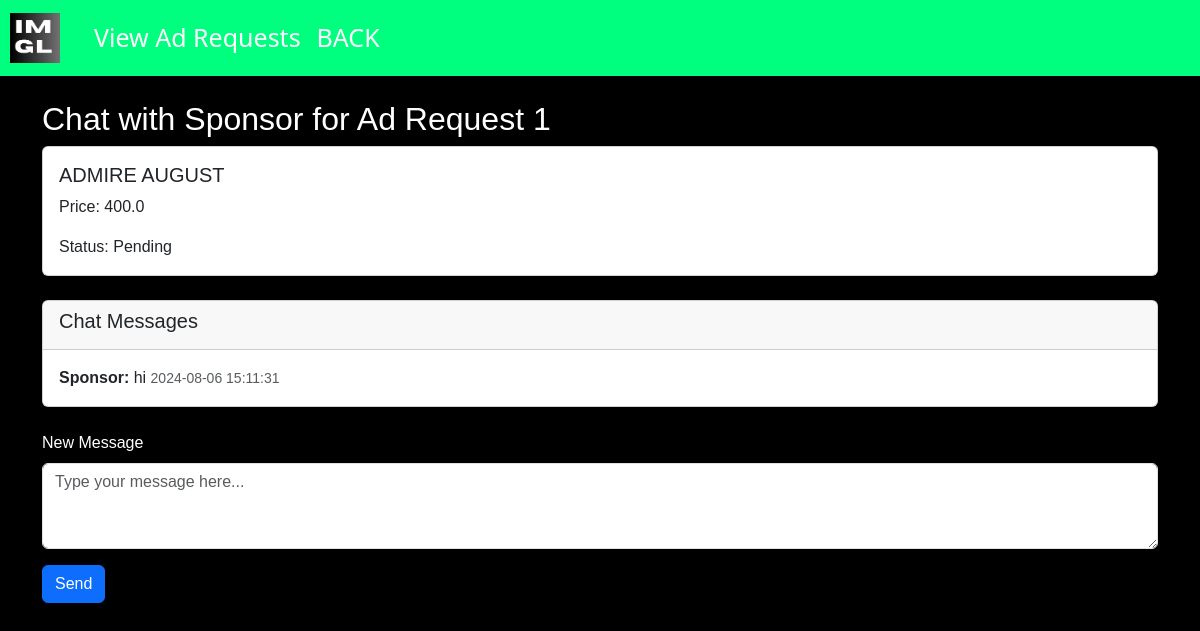
Page /influencer/chat/1 (signed in) on the committed database.
### models.py (models this page shows, shortened)
class AdRequest(db.Model):
    __tablename__ = 'ad_requests'
    id = db.Column(db.Integer, primary_key=True)
    campaign_id = db.Column(db.Integer, db.ForeignKey('ad_campaigns.id'), nullable=False)
    influencer_id = db.Column(db.String(36), db.ForeignKey('influencers.influencer_id'), nullable=False)
    sponcer_id = db.Column(db.Integer, db.ForeignKey('sponcers.id'), nullable=False)
    price = db.Column(db.Float, nullable=False)
    status = db.Column(db.String(20), nullable=False, default='Pending')
    campaign = db.relationship('AdCampaign', backref='ad_requests')
    sponcer = db.relationship('Sponcer', backref='ad_requests')
    influencer = db.relationship('Influencer', backref='ad_requests')

class AdCampaign(db.Model):
    __tablename__ = 'ad_campaigns'
    id = db.Column(db.Integer, primary_key=True)
    sponcer_id = db.Column(db.Integer, db.ForeignKey('sponcers.id'), nullable=False)
    name = db.Column(db.String(120), nullable=False)
    description = db.Column(db.Text, nullable=True)
    start_date = db.Column(db.Date, nullable=False)
    end_date = db.Column(db.Date, nullable=False)
    budget = db.Column(db.Float, nullable=False)
    picture = db.Column(db.String(255), nullable=True)  # Field to store picture URL or filename

class ChatMessage(db.Model):
    __tablename__ = 'chat_messages'
    id = db.Column(db.Integer, primary_key=True)
    ad_request_id = db.Column(db.Integer, db.ForeignKey('ad_requests.id'), nullable=False)
    campaign_id = db.Column(db.Integer, db.ForeignKey('ad_campaigns.id'), nullable=False)
    sender_id = db.Column(db.Integer, nullable=False)
    receiver_id = db.Column(db.Integer, nullable=False)
    text = db.Column(db.Text, nullable=False)
    timestamp = db.Column(db.DateTime, default=db.func.current_timestamp(), nullable=False)
    ad_request = db.relationship('AdRequest', backref='chat_messages')
    campaign = db.relationship('AdCampaign', backref='chat_messages')

### influencer.py (the view, shortened to what this page needs)
@influencer.route('/chat/<int:request_id>', methods=['GET', 'POST'])
def chat(request_id):
    if 'influencer_id' not in session:
        flash('Please log in first', 'danger')
        return redirect(url_for('influencer.ilogin'))
    ad_request = AdRequest.query.get_or_404(request_id)
    chat_messages = ChatMessage.query.filter_by(ad_request_id=request_id).order_by(ChatMessage.timestamp.asc()).all()
    return render_template('chat.html', ad_request=ad_request, chat_messages=chat_messages)

### templates/chat.html (shortened to what this page needs)
<!DOCTYPE html>
<html lang="en">
<head>
    <link href="https://cdn.jsdelivr.net/npm/bootstrap@5.3.3/dist/css/bootstrap.min.css" rel="stylesheet">
    <link rel="stylesheet" href="{{ url_for('static', filename='infbase.css') }}">
</head>
<body>
    <nav class="navbar navbar-expand-lg navbar-light bg-light custom-navbar">
        <a class="navbar-brand" href="{{ url_for('home') }}">
            <img class="navbar-logo" src="{{ url_for('static', filename='logo.png') }}" width="50" height="50" alt="Logo">
        </a>
        <div class="collapse navbar-collapse" id="navbarNav">
            <ul class="navbar-nav">
                <li class="nav-item">
                    <a class="nav-link" href="{{ url_for('influencer.view_ad_requests') }}">View Ad Requests</a>
                </li>
                <li class="nav-item">
                    <a class="nav-link" href="{{ url_for('influencer.dashboard') }}">BACK</a>
                </li>
            </ul>
        </div>
    </nav>
    <div class="container mt-4">
        <h2>Chat with Sponsor for Ad Request {{ ad_request.id }}</h2>
        <div class="card mb-4">
            <div class="card-body">
                <h5 class="card-title">{{ ad_request.campaign.name }}</h5>
                <p class="card-text">Price: {{ ad_request.price }}</p>
                <p class="card-text">Status: {{ ad_request.status }}</p>
            </div>
        </div>
        <div class="card mb-4">
            <div class="card-header">
                <h5 class="card-title">Chat Messages</h5>
            </div>
            <div class="card-body">
                <div class="messages">
                    {% for chat in chat_messages %}
                        <div class="message {% if chat.sender_id == ad_request.influencer_id %}text-end{% endif %}">
                            <strong>{{ chat.sender_id == ad_request.influencer_id and 'You' or 'Sponsor' }}:</strong> {{ chat.text }}
                            <small class="text-muted">{{ chat.timestamp }}</small>
                        </div>
                    {% endfor %}
                </div>
            </div>
        </div>
        <form action="{{ url_for('influencer.chat', request_id=ad_request.id) }}" method="post">
            <div class="mb-3">
                <label for="message" class="form-label">New Message</label>
                <textarea class="form-control" id="message" name="message" rows="3" placeholder="Type your message here..." required></textarea>
            </div>
            <button type="submit" class="btn btn-primary">Send</button>
        </form>
    </div>
</body>
</html>

### static/infbase.css (style rules this page uses)
.custom-navbar { background-color: #00FF7F !important; }
.navbar-logo { margin-left: 10px; margin-right: 10px; }
body { background-color: black; background-image: ; color: white; font-family: Verdana, Geneva, Tahoma, sans-serif; background-size: cover; background-repeat: no-repeat; background-position: center center; }
.nav-link { color: white !important; font-size: 25px; font-family: 'Segoe UI', Tahoma, Geneva, Verdana, sans-serif; }

### rows in the picture
AdRequest: id "1", price "400.0", status "Pending"
AdCampaign: campaign.name "ADMIRE AUGUST"
ChatMessage: sender_id "Sponsor", text "hi", timestamp "2024-08-06 15:11:31"
